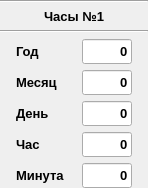
<?xml version="1.0" encoding="UTF-8"?>
<ui version="4.0">
 <class>clockMonitor</class>
 <widget class="QWidget" name="clockMonitor">
  <property name="geometry">
   <rect>
    <x>0</x>
    <y>0</y>
    <width>148</width>
    <height>188</height>
   </rect>
  </property>
  <property name="windowTitle">
   <string>Form</string>
  </property>
  <layout class="QVBoxLayout" name="verticalLayout">
   <property name="leftMargin">
    <number>0</number>
   </property>
   <property name="topMargin">
    <number>0</number>
   </property>
   <property name="rightMargin">
    <number>0</number>
   </property>
   <property name="bottomMargin">
    <number>0</number>
   </property>
   <item>
    <widget class="Line" name="line">
     <property name="orientation">
      <enum>Qt::Horizontal</enum>
     </property>
    </widget>
   </item>
   <item>
    <widget class="QLabel" name="labelClockName">
     <property name="font">
      <font>
       <pointsize>10</pointsize>
       <weight>75</weight>
       <bold>true</bold>
      </font>
     </property>
     <property name="text">
      <string>Часы №1</string>
     </property>
     <property name="alignment">
      <set>Qt::AlignCenter</set>
     </property>
    </widget>
   </item>
   <item>
    <widget class="Line" name="line_2">
     <property name="orientation">
      <enum>Qt::Horizontal</enum>
     </property>
    </widget>
   </item>
   <item>
    <layout class="QGridLayout" name="gridLayout">
     <item row="0" column="3">
      <spacer name="horizontalSpacer_2">
       <property name="orientation">
        <enum>Qt::Horizontal</enum>
       </property>
       <property name="sizeHint" stdset="0">
        <size>
         <width>10</width>
         <height>20</height>
        </size>
       </property>
      </spacer>
     </item>
     <item row="0" column="0">
      <spacer name="horizontalSpacer">
       <property name="orientation">
        <enum>Qt::Horizontal</enum>
       </property>
       <property name="sizeHint" stdset="0">
        <size>
         <width>10</width>
         <height>20</height>
        </size>
       </property>
      </spacer>
     </item>
     <item row="0" column="1">
      <widget class="QLabel" name="label_86">
       <property name="minimumSize">
        <size>
         <width>60</width>
         <height>25</height>
        </size>
       </property>
       <property name="maximumSize">
        <size>
         <width>60</width>
         <height>25</height>
        </size>
       </property>
       <property name="font">
        <font>
         <pointsize>10</pointsize>
         <weight>75</weight>
         <bold>true</bold>
        </font>
       </property>
       <property name="text">
        <string>Год</string>
       </property>
      </widget>
     </item>
     <item row="0" column="2">
      <widget class="QLineEdit" name="lineEditClockRezYear">
       <property name="minimumSize">
        <size>
         <width>50</width>
         <height>25</height>
        </size>
       </property>
       <property name="maximumSize">
        <size>
         <width>50</width>
         <height>25</height>
        </size>
       </property>
       <property name="font">
        <font>
         <pointsize>10</pointsize>
         <weight>75</weight>
         <bold>true</bold>
        </font>
       </property>
       <property name="text">
        <string>0</string>
       </property>
       <property name="alignment">
        <set>Qt::AlignRight|Qt::AlignTrailing|Qt::AlignVCenter</set>
       </property>
       <property name="readOnly">
        <bool>true</bool>
       </property>
      </widget>
     </item>
     <item row="2" column="2">
      <widget class="QLineEdit" name="lineEditClockRezDay">
       <property name="minimumSize">
        <size>
         <width>50</width>
         <height>25</height>
        </size>
       </property>
       <property name="maximumSize">
        <size>
         <width>50</width>
         <height>25</height>
        </size>
       </property>
       <property name="font">
        <font>
         <pointsize>10</pointsize>
         <weight>75</weight>
         <bold>true</bold>
        </font>
       </property>
       <property name="text">
        <string>0</string>
       </property>
       <property name="alignment">
        <set>Qt::AlignRight|Qt::AlignTrailing|Qt::AlignVCenter</set>
       </property>
       <property name="readOnly">
        <bool>true</bool>
       </property>
      </widget>
     </item>
     <item row="3" column="2">
      <widget class="QLineEdit" name="lineEditClockRezHour">
       <property name="minimumSize">
        <size>
         <width>50</width>
         <height>25</height>
        </size>
       </property>
       <property name="maximumSize">
        <size>
         <width>50</width>
         <height>25</height>
        </size>
       </property>
       <property name="font">
        <font>
         <pointsize>10</pointsize>
         <weight>75</weight>
         <bold>true</bold>
        </font>
       </property>
       <property name="text">
        <string>0</string>
       </property>
       <property name="alignment">
        <set>Qt::AlignRight|Qt::AlignTrailing|Qt::AlignVCenter</set>
       </property>
       <property name="readOnly">
        <bool>true</bool>
       </property>
      </widget>
     </item>
     <item row="1" column="1">
      <widget class="QLabel" name="label_84">
       <property name="minimumSize">
        <size>
         <width>60</width>
         <height>25</height>
        </size>
       </property>
       <property name="maximumSize">
        <size>
         <width>60</width>
         <height>25</height>
        </size>
       </property>
       <property name="font">
        <font>
         <pointsize>10</pointsize>
         <weight>75</weight>
         <bold>true</bold>
        </font>
       </property>
       <property name="text">
        <string>Месяц</string>
       </property>
      </widget>
     </item>
     <item row="4" column="1">
      <widget class="QLabel" name="label_82">
       <property name="minimumSize">
        <size>
         <width>60</width>
         <height>25</height>
        </size>
       </property>
       <property name="maximumSize">
        <size>
         <width>60</width>
         <height>25</height>
        </size>
       </property>
       <property name="font">
        <font>
         <pointsize>10</pointsize>
         <weight>75</weight>
         <bold>true</bold>
        </font>
       </property>
       <property name="text">
        <string>Минута</string>
       </property>
      </widget>
     </item>
     <item row="2" column="1">
      <widget class="QLabel" name="label_85">
       <property name="minimumSize">
        <size>
         <width>60</width>
         <height>25</height>
        </size>
       </property>
       <property name="maximumSize">
        <size>
         <width>60</width>
         <height>25</height>
        </size>
       </property>
       <property name="font">
        <font>
         <pointsize>10</pointsize>
         <weight>75</weight>
         <bold>true</bold>
        </font>
       </property>
       <property name="text">
        <string>День </string>
       </property>
      </widget>
     </item>
     <item row="1" column="2">
      <widget class="QLineEdit" name="lineEditClockRezMonth">
       <property name="minimumSize">
        <size>
         <width>50</width>
         <height>25</height>
        </size>
       </property>
       <property name="maximumSize">
        <size>
         <width>50</width>
         <height>25</height>
        </size>
       </property>
       <property name="font">
        <font>
         <pointsize>10</pointsize>
         <weight>75</weight>
         <bold>true</bold>
        </font>
       </property>
       <property name="text">
        <string>0</string>
       </property>
       <property name="alignment">
        <set>Qt::AlignRight|Qt::AlignTrailing|Qt::AlignVCenter</set>
       </property>
       <property name="readOnly">
        <bool>true</bool>
       </property>
      </widget>
     </item>
     <item row="4" column="2">
      <widget class="QLineEdit" name="lineEditClockRezMinutes">
       <property name="minimumSize">
        <size>
         <width>50</width>
         <height>25</height>
        </size>
       </property>
       <property name="maximumSize">
        <size>
         <width>50</width>
         <height>25</height>
        </size>
       </property>
       <property name="font">
        <font>
         <pointsize>10</pointsize>
         <weight>75</weight>
         <bold>true</bold>
        </font>
       </property>
       <property name="text">
        <string>0</string>
       </property>
       <property name="alignment">
        <set>Qt::AlignRight|Qt::AlignTrailing|Qt::AlignVCenter</set>
       </property>
       <property name="readOnly">
        <bool>true</bool>
       </property>
      </widget>
     </item>
     <item row="3" column="1">
      <widget class="QLabel" name="label_83">
       <property name="minimumSize">
        <size>
         <width>60</width>
         <height>25</height>
        </size>
       </property>
       <property name="maximumSize">
        <size>
         <width>60</width>
         <height>25</height>
        </size>
       </property>
       <property name="font">
        <font>
         <pointsize>10</pointsize>
         <weight>75</weight>
         <bold>true</bold>
        </font>
       </property>
       <property name="text">
        <string>Час</string>
       </property>
      </widget>
     </item>
    </layout>
   </item>
  </layout>
 </widget>
 <resources/>
 <connections/>
</ui>
